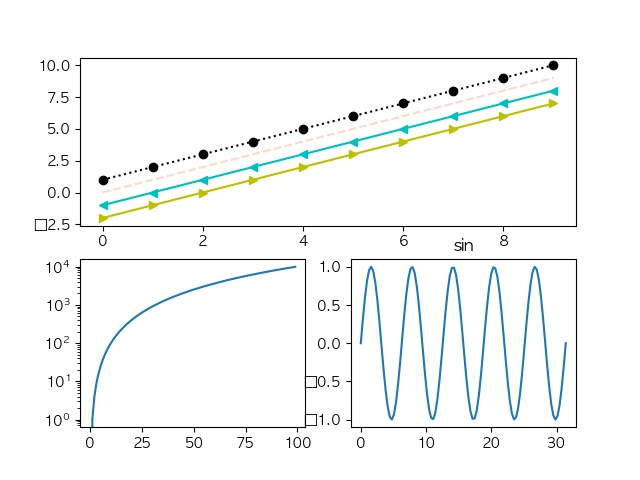
#> input picture test.jpg, 640 x 480 px
$ python 11_matplot_imshow.py
#> lines starting #> are read from the running program, lines starting #| are printed output that depends on the picture
import matplotlib.pyplot as plt
import numpy as np

z = ([[2,2,3,4],[3,4,2,1],[1,2,3,4]])
z = np.random.rand(100, 100)


plt.imshow(z, origin='lower')
plt.colorbar()
plt.show()
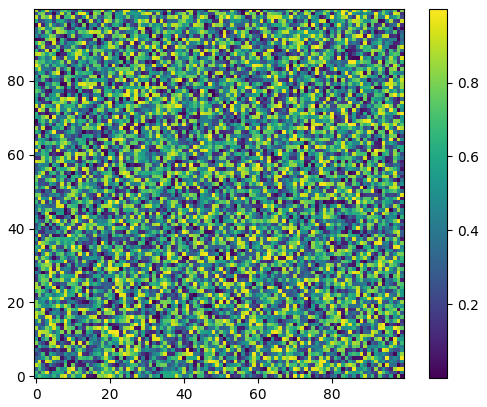
#> figure drawn by matplotlib, 2 panels

import matplotlib.image as mpimg

img = mpimg.imread('test.jpg')
#> img is the input picture: shape (480, 640, 3); mean R, G, B 245.6, 247.4, 247.1
print(img)
#> (printed output is left out)
plt.imshow(img)
plt.show()
